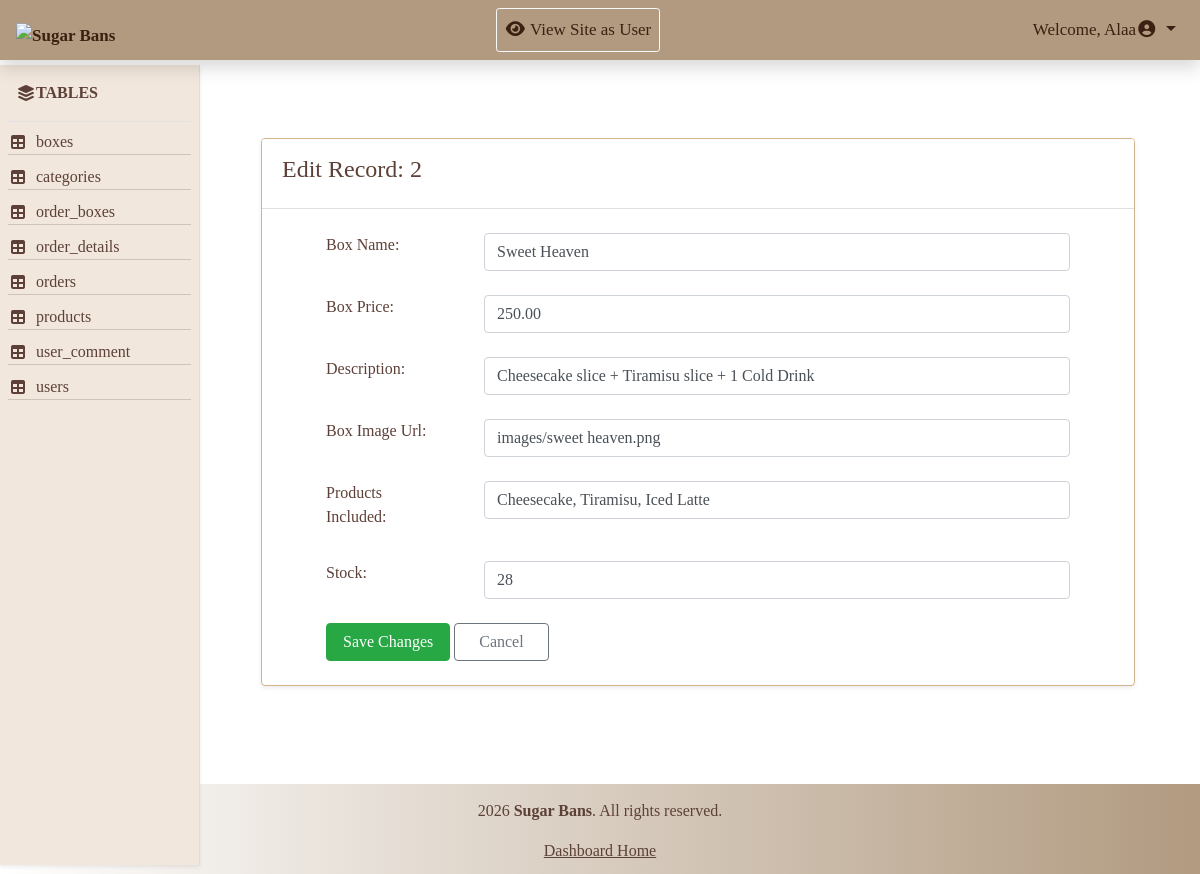
/Admin/action.php?action=edit&table=boxes&id=2 (signed in), run on an earlier commit of the app's database.
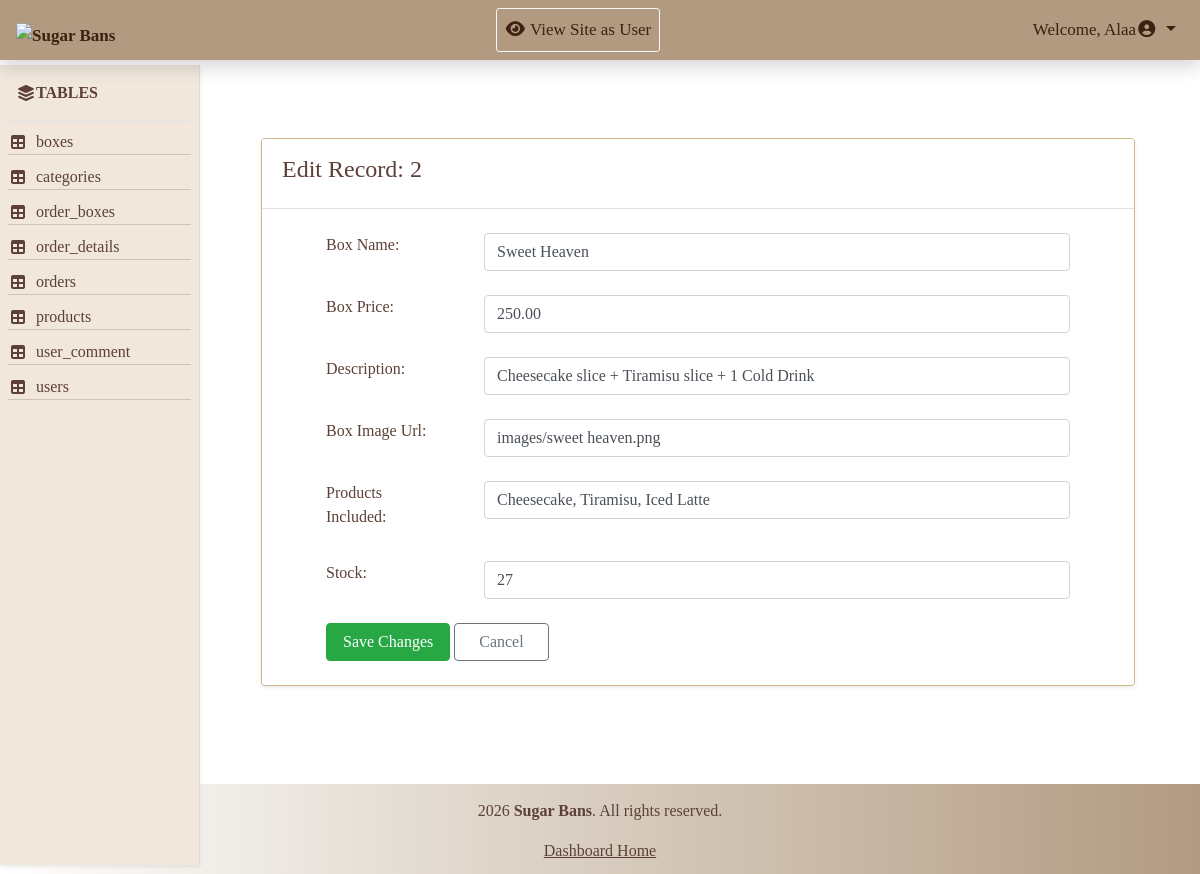
And on a later commit of the database.
### tables this page shows
CREATE TABLE `boxes` (
  `box_id` int(11) NOT NULL,
  `box_name` varchar(150) NOT NULL,
  `box_price` decimal(10,2) NOT NULL,
  `description` text DEFAULT NULL,
  `box_image_url` varchar(255) DEFAULT NULL,
  `products_included` text DEFAULT NULL,
  `stock` int(11) NOT NULL DEFAULT 30
);

### Admin/action.php (the view, shortened to what this page needs)
<?php
require 'includes/db/db.php';
include 'includes/temp/header.php';
include 'includes/temp/navbar.php';
?>
<div class="container-fluid">
    <div class="row">
        <?php include 'includes/temp/aside.php'; ?>
        <main class="col-md-10">
            <?php
                $action = isset($_GET['action']) ? $_GET['action'] : '';
                $table = isset($_GET['table'])  ? $_GET['table']  : '';
                $id = isset($_GET['id'])     ? $_GET['id']     : 0;
                if (!empty($table)) {
                    $table = preg_replace('/[^a-zA-Z0-9_]/', '', $table);
                        $stmtCol = $connect->prepare("SHOW COLUMNS FROM $table");
                        $stmtCol->execute();
                        $primaryKey = $stmtCol->fetchColumn();
                }
            switch($action) {
                    ?>
                <?php
                case 'edit':
                    $stmt = $connect->prepare("SELECT * FROM $table WHERE $primaryKey = ?");
                    $stmt->execute([$id]);
                    $item = $stmt->fetch(PDO::FETCH_ASSOC);
                    ?>
                    <div class="card shadow-sm mt-2 mb-5 mx-5">
                        <div class="card-header bg-white py-3">
                            <h4>Edit Record: <?php echo $id; ?></h4>
                        </div>
                       <form action="action.php?action=process_edit" method="POST" class="px-5">
                        <?php
                            foreach ($item as $key => $value){
                            if ($key == $primaryKey) continue;
                            ?>
                        <p class="my-4 px-3 d-flex">
                            <label class="form-label"><?php echo ucwords(str_replace('_', ' ', $key)); ?>:</label>
                           <input type="text" class="form-control ml-5" name="<?php echo $key; ?>" value="<?php echo $value; ?>"required>
                        </p>
                        <?php }?>
                        <div class="mt-4 px-3 pb-4">
                            <button type="submit" name="update" class="btn btn-success px-3">Save Changes</button>
                            <a href="view_table.php?table=<?php echo $table; ?>" class="btn btn-outline-secondary px-4">Cancel</a>
                        </div>
                       </form>
                    </div>
                 <?php
                break;
                 ?>
                    <?php
                }
                ?>
        </main>
    </div>
</div>
<?php
include 'includes/temp/footer.php';
?>

What changed in the data, as far as the page shows it:
changed boxes "Sweet Heaven": stock "28" → "27"
